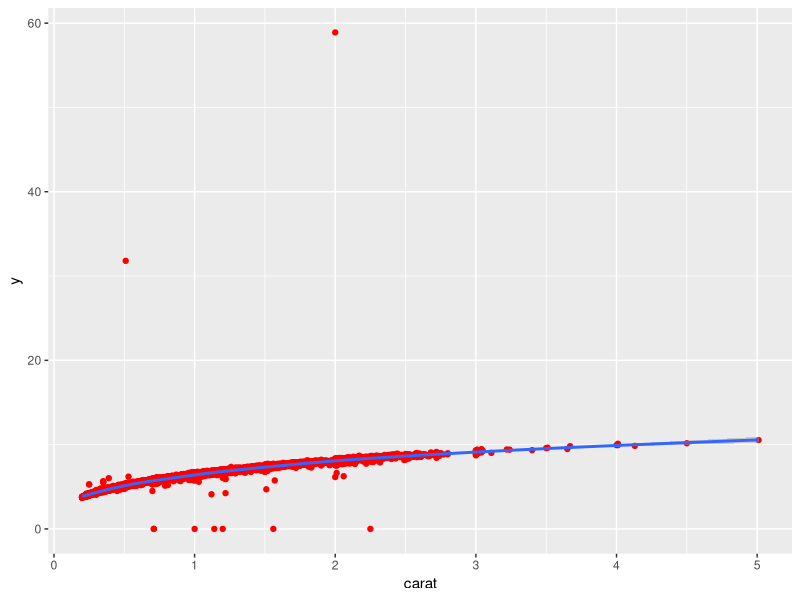
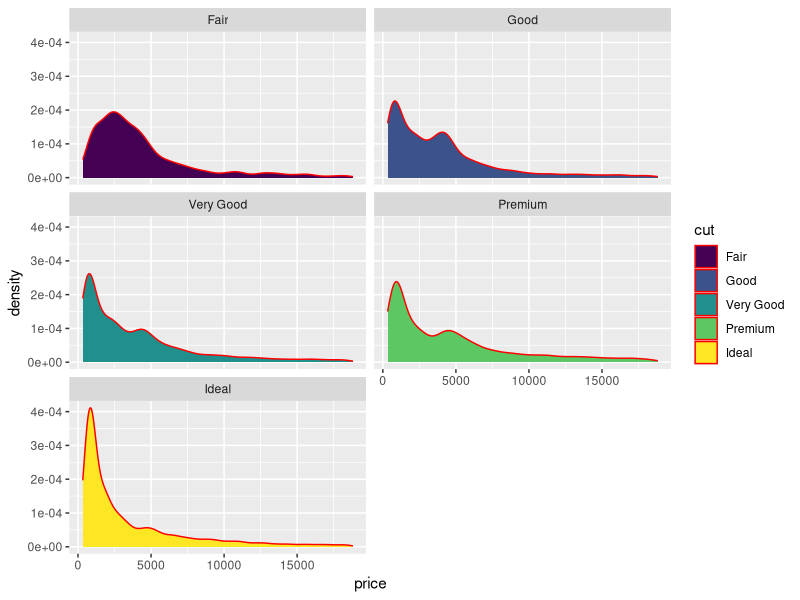

Generate these figures, in order, with R:
## ---- chunk 1
#1
data("diamonds")
library(ggplot2)
ggplot(diamonds, aes(x=carat, y = y)) +  geom_point(colour="red") + geom_smooth(span=0.25)
## ---- chunk 2
#2
data("diamonds")
library(ggplot2)
ggplot(diamonds, aes(price, fill = cut)) +  geom_density(colour="red")+  facet_wrap(~cut, ncol = 2)
